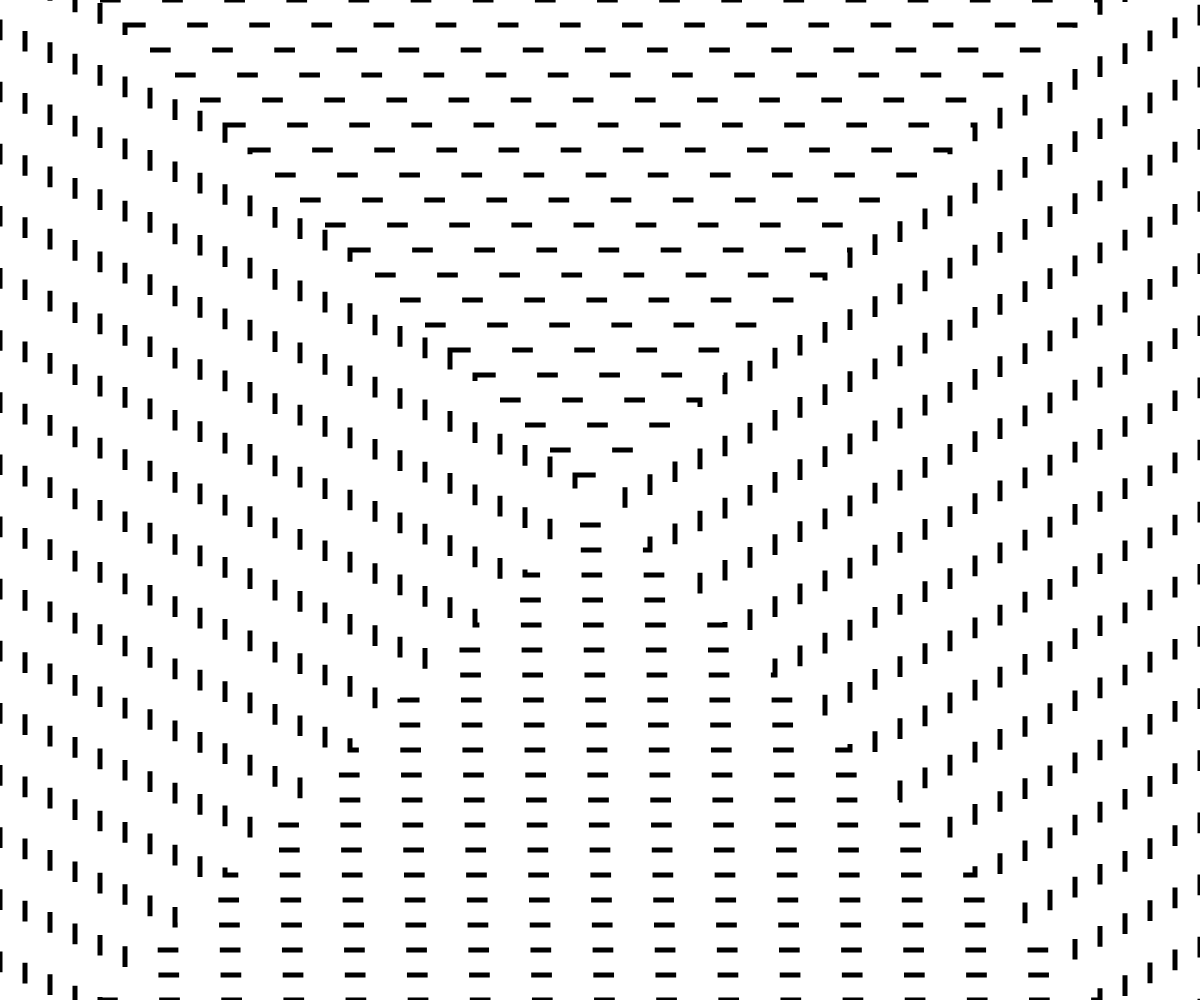
Frame 1 (no input)
Frame 60 (no input): identical to frame 1, image omitted
Frame 120 (the mouse pressed at the canvas centre since frame 60): identical to frame 1, image omitted

The p5.js sketch that drew this single still picture (run headless with seeded random() and noise() and a simulated clock; from frame 60 on, the mouse is pressed at the canvas centre):

// p5.js sketch
// ── sketch.js
function setup() {
  createCanvas(windowWidth, windowHeight);

  print(width, height, width*height);

  rectMode(CENTER);
  angleMode(DEGREES);
  background(220, 120, 120);

  let dashSpace = random(20, 50)
  let dashLength = random(0, 100)

  for (let dd = windowWidth; dd > 0; dd -= 50) {
      print(dd) //the exact dimensions of what is being drawn by the loop
      push();
      translate(windowWidth/2, windowHeight/2);
      strokeWeight(5)
      strokeCap(SQUARE);
      drawingContext.setLineDash([dashLength, dashSpace])
      rect(0, 0, dd);
      pop();
    }
  }

  function draw() {
  }
